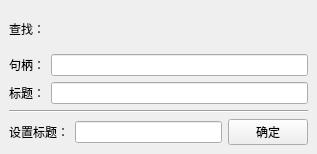
<?xml version="1.0" encoding="UTF-8"?>
<ui version="4.0">
 <class>MainWindow</class>
 <widget class="QMainWindow" name="MainWindow">
  <property name="geometry">
   <rect>
    <x>0</x>
    <y>0</y>
    <width>317</width>
    <height>154</height>
   </rect>
  </property>
  <property name="windowTitle">
   <string>WindowTool</string>
  </property>
  <widget class="QWidget" name="centralwidget">
   <layout class="QVBoxLayout" name="verticalLayout">
    <item>
     <layout class="QGridLayout" name="gridLayout">
      <item row="0" column="0">
       <widget class="QLabel" name="label">
        <property name="text">
         <string>查找：</string>
        </property>
       </widget>
      </item>
      <item row="0" column="1">
       <widget class="LabelFind" name="label_find">
        <property name="maximumSize">
         <size>
          <width>42</width>
          <height>42</height>
         </size>
        </property>
        <property name="text">
         <string/>
        </property>
        <property name="pixmap">
         <pixmap resource="resource.qrc">:/images/window_normal.png</pixmap>
        </property>
        <property name="scaledContents">
         <bool>true</bool>
        </property>
       </widget>
      </item>
      <item row="1" column="0">
       <widget class="QLabel" name="label_2">
        <property name="text">
         <string>句柄：</string>
        </property>
       </widget>
      </item>
      <item row="1" column="1">
       <widget class="QLineEdit" name="lineEdit_hwnd">
        <property name="readOnly">
         <bool>true</bool>
        </property>
       </widget>
      </item>
      <item row="2" column="0">
       <widget class="QLabel" name="label_3">
        <property name="text">
         <string>标题：</string>
        </property>
       </widget>
      </item>
      <item row="2" column="1">
       <widget class="QLineEdit" name="lineEdit_text">
        <property name="readOnly">
         <bool>true</bool>
        </property>
       </widget>
      </item>
     </layout>
    </item>
    <item>
     <widget class="Line" name="line">
      <property name="orientation">
       <enum>Qt::Horizontal</enum>
      </property>
     </widget>
    </item>
    <item>
     <layout class="QHBoxLayout" name="horizontalLayout">
      <item>
       <widget class="QLabel" name="label_4">
        <property name="text">
         <string>设置标题：</string>
        </property>
       </widget>
      </item>
      <item>
       <widget class="QLineEdit" name="lineEdit_setText"/>
      </item>
      <item>
       <widget class="QPushButton" name="pushButton_setText">
        <property name="text">
         <string>确定</string>
        </property>
       </widget>
      </item>
     </layout>
    </item>
   </layout>
  </widget>
 </widget>
 <customwidgets>
  <customwidget>
   <class>LabelFind</class>
   <extends>QLabel</extends>
   <header>labelfind.h</header>
  </customwidget>
 </customwidgets>
 <resources>
  <include location="resource.qrc"/>
 </resources>
 <connections/>
</ui>
